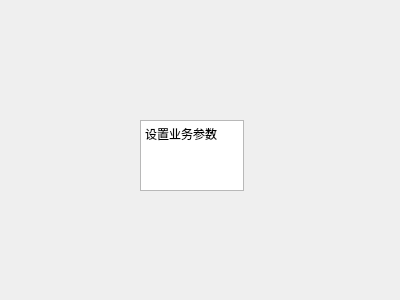
<?xml version="1.0" encoding="UTF-8"?>
<ui version="4.0">
 <class>Params</class>
 <widget class="QWidget" name="Params">
  <property name="geometry">
   <rect>
    <x>0</x>
    <y>0</y>
    <width>400</width>
    <height>300</height>
   </rect>
  </property>
  <property name="windowTitle">
   <string>Form</string>
  </property>
  <widget class="QTextEdit" name="textEdit">
   <property name="geometry">
    <rect>
     <x>140</x>
     <y>120</y>
     <width>104</width>
     <height>71</height>
    </rect>
   </property>
   <property name="html">
    <string>&lt;!DOCTYPE HTML PUBLIC &quot;-//W3C//DTD HTML 4.0//EN&quot; &quot;http://www.w3.org/TR/REC-html40/strict.dtd&quot;&gt;
&lt;html&gt;&lt;head&gt;&lt;meta name=&quot;qrichtext&quot; content=&quot;1&quot; /&gt;&lt;meta charset=&quot;utf-8&quot; /&gt;&lt;style type=&quot;text/css&quot;&gt;
p, li { white-space: pre-wrap; }
hr { height: 1px; border-width: 0; }
li.unchecked::marker { content: &quot;\2610&quot;; }
li.checked::marker { content: &quot;\2612&quot;; }
&lt;/style&gt;&lt;/head&gt;&lt;body style=&quot; font-family:'Microsoft YaHei UI'; font-size:9pt; font-weight:400; font-style:normal;&quot;&gt;
&lt;p style=&quot; margin-top:0px; margin-bottom:0px; margin-left:0px; margin-right:0px; -qt-block-indent:0; text-indent:0px;&quot;&gt;设置业务参数&lt;/p&gt;&lt;/body&gt;&lt;/html&gt;</string>
   </property>
  </widget>
 </widget>
 <resources/>
 <connections/>
</ui>
